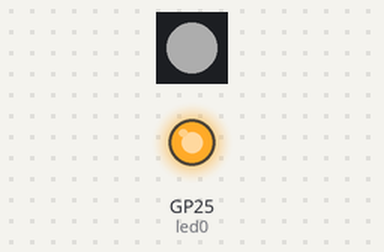
Recording of a program running on a simulated Raspberry Pi Pico running MicroPython. Shown: 1 RGB LEDs in strip order, left to right, output pins drawn as LEDs (lit = HIGH). Dim RGB values are drawn brighter than linear; WiFi joins after 1.5 s; web requests get an empty 200 reply after 0.4 s; what the program prints to the serial console is not drawn.

Above: at 0.1 s.
At 1.1 s:
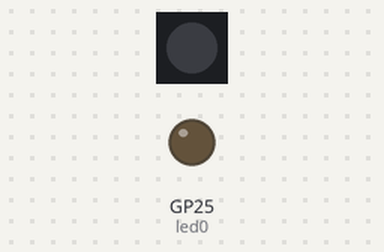
At 3.7 s:
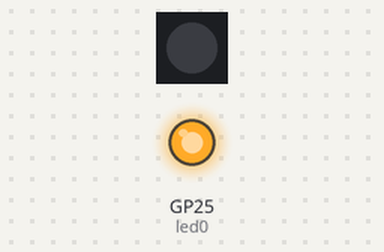
At 5.5 s:
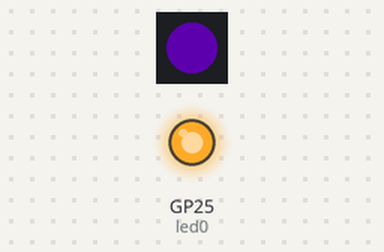
Timing chart, 0 to 7.0 s (numbered marks = the images above):
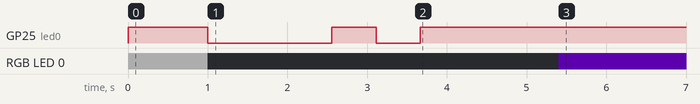

Measured:
- by itself, RGB LED 0: off → RGB(51, 51, 51) at 0.00 s, → off 1.0 s later, → RGB(27, 0, 51) 4.4 s later

The program:

main.py
```python
##### NeoPixel で Yahoo! 運行情報おしらせ灯をつくろう (SAMPLE) #####

import network
import utime
from machine import Pin, Timer, ADC
import config
import ure
import urequests
from neopixel import NeoPixel

# NeoPixel 通信ピン設定
NEOPIN = 15 # GP15

# NeoPixel 明るさ調整 (暗 0.1 <--> 1.0 明)
BRIGHTNESS = 0.2

# 運行情報更新間隔（秒）
INTERVAL = 180

########## 無線 LAN 設定 ##########
ssid = config.ssid
password = config.password

########## IP アドレス設定 ##########
dhcp = config.dhcp
# dhcp = True
# dhcp = True の場合は以下の ip, mask, gateway, dns を無視します。
static_ip = config.static_ip
static_mask = config.static_mask
static_gateway = config.static_gateway
static_dns = config.static_dns

########## Wi-Fi 接続処理 ##########
def connect():
    wlan = network.WLAN(network.STA_IF)
    mac = wlan.config('mac').hex().upper()
    print(f'MACアドレスは {mac}')
    wlan.active(True)
    print(f'Wi-Fi "{ssid}" へ接続しています...', end='')
    wlan.connect(ssid, password)
    if dhcp == False:
        wlan.ifconfig((static_ip, static_mask, static_gateway, static_dns))
    retry = 10
    while (wlan.isconnected() == False) and (retry > 0):
        print('.', end='')
        WLANstatus = wlan.status()
        utime.sleep(2)
        retry -= 1
    if wlan.isconnected():
        ip = wlan.ifconfig()[0]
        print(f'\n接続しました。IP アドレスは {ip}')
        WifiConnected = True
        timer.deinit()
        led0.on()
        return ip
    else:
        timer.deinit()
        timer.init(freq=5, mode=Timer.PERIODIC, callback=blink)
        if WLANstatus == 1:
            errmsg = 'パスワードが違います。'
        elif WLANstatus == -2:
            errmsg = 'アクセスポイントが見つからないか、応答がありません。'
        else:
            errmsg = f'その他のエラー({WLANstatus})'
        print(f'\n【エラー】Wi-Fi 接続に失敗しました: {errmsg}')
        WifiConnected = False
        utime.sleep(10)
        machine.soft_reset()

timer = Timer()
led0 = Pin('WL_GPIO0', Pin.OUT)
def blink(timer):
    led0.toggle()

def main():
    #url = '' # 線
    url = 'https://transit.yahoo.co.jp/diainfo/22/0' # 京浜東北根岸線
    #url = 'https://transit.yahoo.co.jp/diainfo/50/0' # 埼京川越線[羽沢横浜国大～川越]
    #url = 'https://transit.yahoo.co.jp/diainfo/71/0' # 武蔵野線

    # FireFox からのアクセスに偽装
    headers = {
      'user-agent': 'Mozilla/5.0 (Windows NT 10.0; Win64; x64; rv:132.0) Gecko/20100101 Firefox/132.0'
    }

    # 運行状態フラグ初期化
    status = 'undefined'

    try:
        # 運行情報の取得
        html_data = urequests.get(url, headers=headers)
    except Exception as e:
        # ネットワークエラー処理（めんどくさいのでソフトリセットで再起動）
        np[0] = (round(134*BRIGHTNESS), round(0*BRIGHTNESS), round(255*BRIGHTNESS)) # 紫
        np.write()
        utime.sleep(INTERVAL) # 超頻度でリトライしないよう設定間隔秒待つ
        machine.soft_reset() # そふとりせっと

    # 平常運転
    match = ure.search('<dd class="normal">', html_data.text)
    if match:
        status = 'normal'
        np[0] = (round(0*BRIGHTNESS), round(255*BRIGHTNESS), round(0*BRIGHTNESS)) # 緑
        np.write()

    # 運転見合わせ
    match = ure.search('<dd class="trouble suspend">', html_data.text)
    if match:
        status = 'trouble suspend'
        np[0] = (round(255*BRIGHTNESS), round(0*BRIGHTNESS), round(0*BRIGHTNESS)) # 赤
        np.write()

    # 列車遅延・その他
    match = ure.search('<dd class="trouble">', html_data.text)
    if match:
        status = 'trouble'
        np[0] = (round(255*BRIGHTNESS), round(185*BRIGHTNESS), round(0*BRIGHTNESS)) # 黄
        np.write()

    # 状況不明（サイト構造の変化などにより状況の取得ができない状態）
    if status == 'undefined':
        np[0] = (round(134*BRIGHTNESS), round(0*BRIGHTNESS), round(255*BRIGHTNESS)) # 紫
        np.write()

    # サーバーの HTTP レスポンスコードを Thonny に表示 (200 = OK)
    print(html_data.status_code)
    # 運行状況を Thonny に表示
    print('運行状況: '+status)

################# End of Main() #################

# NeoPixel 初期化
pin = Pin(NEOPIN, Pin.OUT)
np = NeoPixel(pin, 1)
np[0] = (0, 0, 0)
np.write()

# 起動時 LED テスト
led0.on()
np[0] = (round(255*BRIGHTNESS), round(255*BRIGHTNESS), round(255*BRIGHTNESS)) # 白
np.write()
utime.sleep(1)
led0.off()
np[0] = (0, 0, 0)
np.write()
utime.sleep(1)

timer.init(freq=1.8, mode=Timer.PERIODIC, callback=blink)
ip = connect()
utime.sleep(1)

while True:
    # 設定間隔で運行情報を取りに行く
    main()
    utime.sleep(INTERVAL)
```

config.py
```python
########## 無線 LAN 設定 ##########
ssid = 'hogehogefugafuga'
password = 'Himitsud@y0'

########## IP アドレス設定 ##########
dhcp = True
# dhcp = True
# dhcp = True の場合は以下の ip, mask, gateway, dns を無視します。
static_ip = '192.168.1.221'
static_mask = '255.255.255.0'
static_gateway = '192.168.1.254'
static_dns = '8.8.8.8'
```
